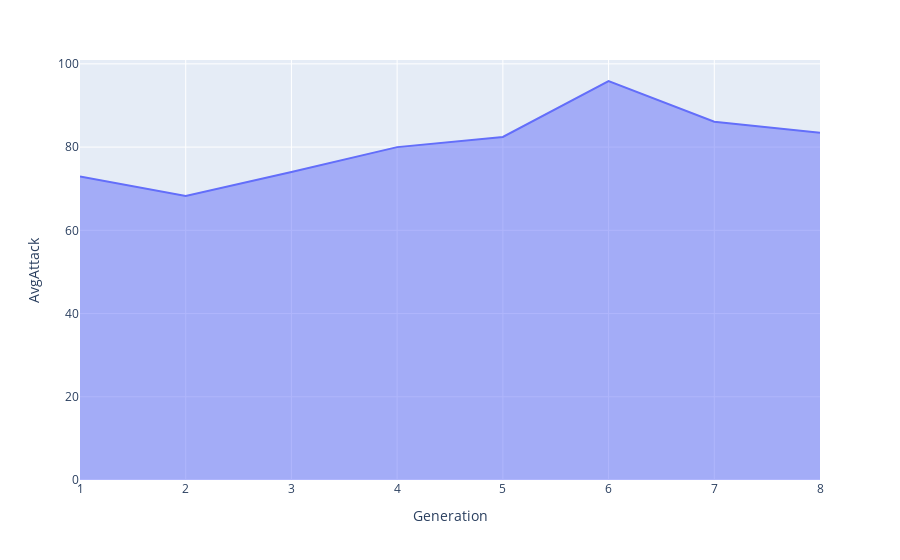

Notebook code cell kept with this figure:
### Markdown cell above
Para criar um gráfico de área, basta trocar a função.

### Code cell
fig = px.area(pokemons_gb, x="Generation", y="AvgAttack")

fig.show()

### Figure 1 — Plotly figure (JSON) as saved in the notebook; plotly's stock layout.template omitted (floating-point values rounded to 4 significant figures)
{"data": [{"fillpattern": {"shape": ""}, "hovertemplate": "Generation=%{x}<br>AvgAttack=%{y}<extra></extra>", "legendgroup": "", "line": {"color": "#636efa"}, "marker": {"symbol": "circle"}, "mode": "lines", "name": "", "orientation": "v", "showlegend": false, "stackgroup": "1", "type": "scatter", "x": [1, 2, 3, 4, 5, 6, 7, 8], "xaxis": "x", "y": [72.91, 68.26, 74.02, 79.99, 82.45, 95.88, 86.11, 83.42], "yaxis": "y"}], "layout": {"legend": {"tracegroupgap": 0}, "margin": {"t": 60}, "xaxis": {"anchor": "y", "domain": [0, 1], "title": {"text": "Generation"}}, "yaxis": {"anchor": "x", "domain": [0, 1], "title": {"text": "AvgAttack"}}}}
